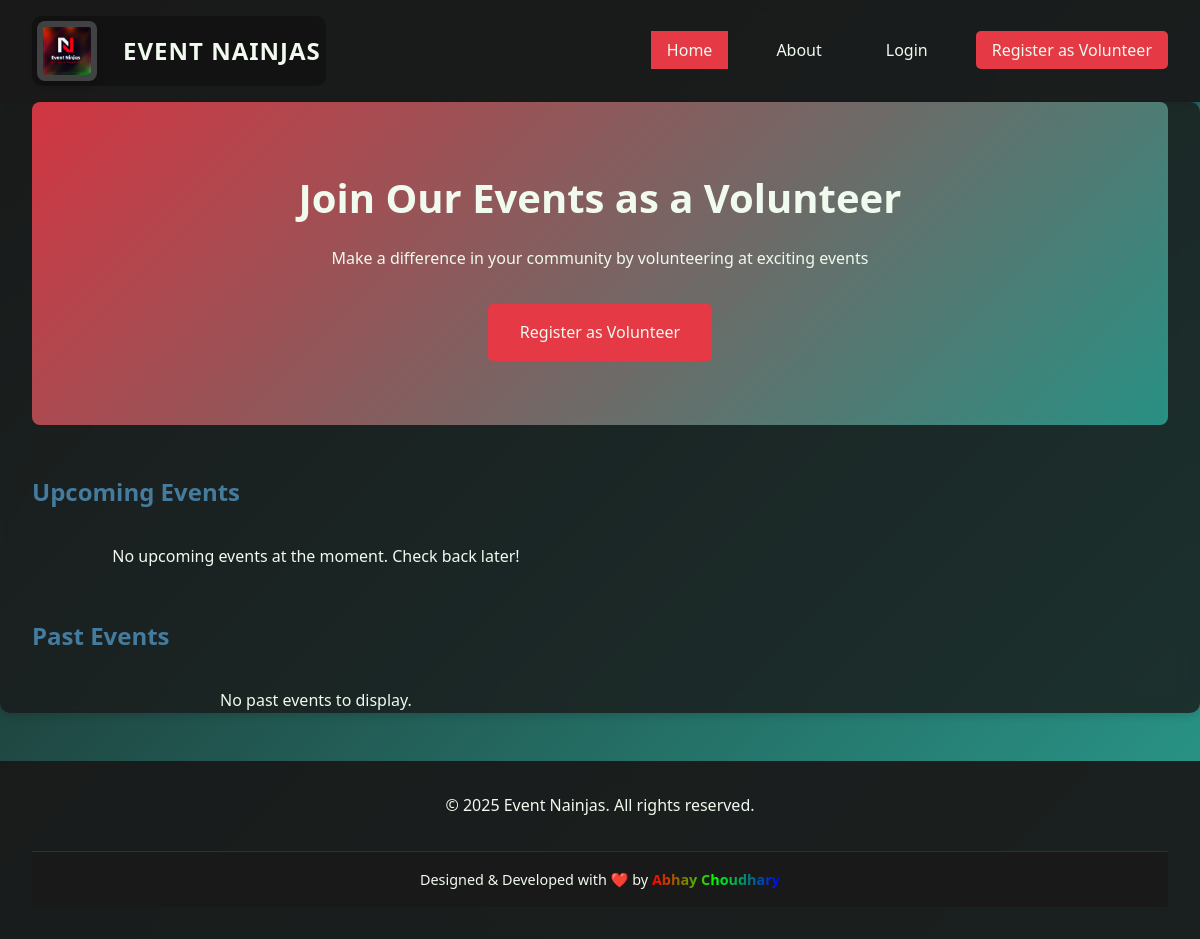
Before: / with the older database file.
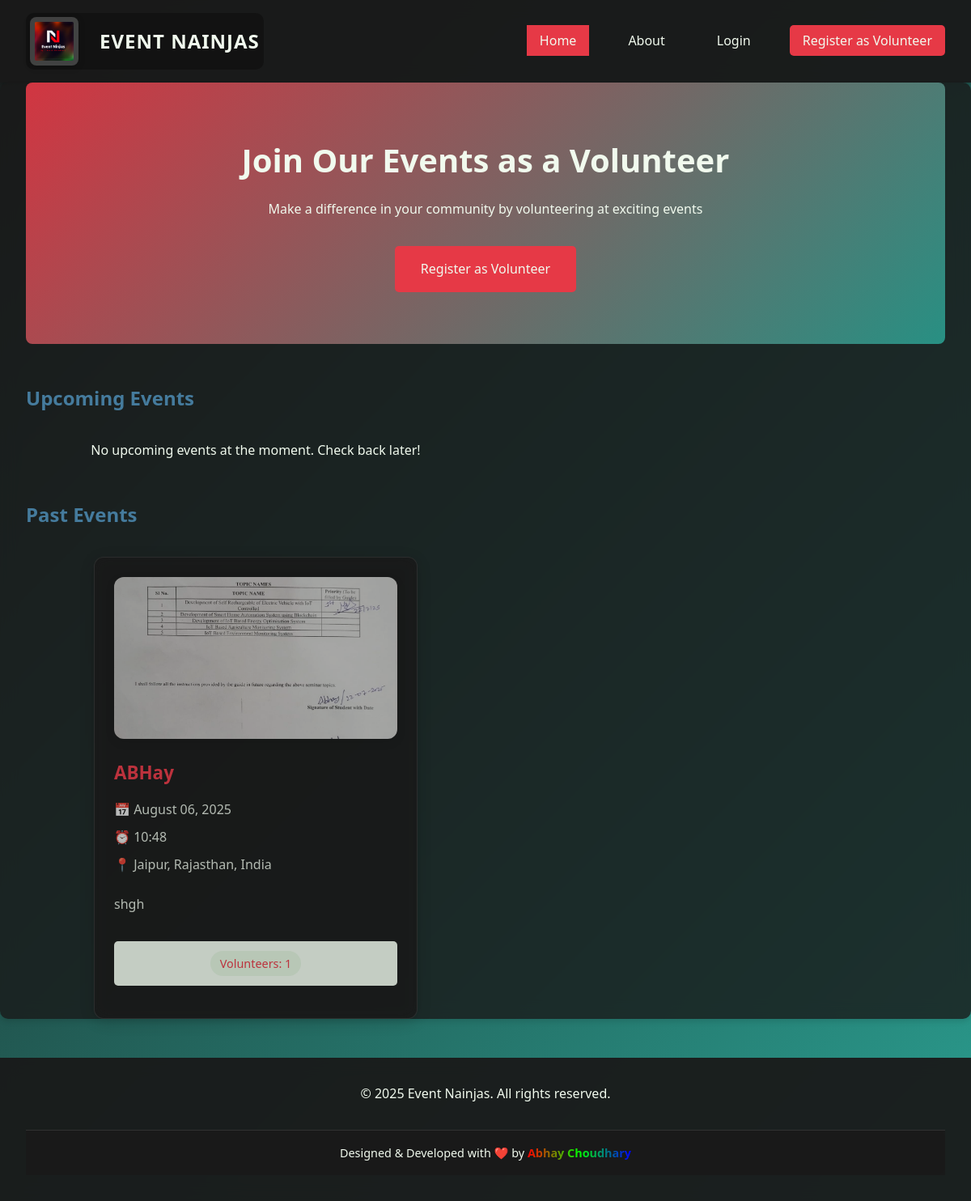
After: the same page with the newer database file.
### models.py (models this page shows)
class Event(db.Model):
    id = db.Column(db.Integer, primary_key=True)
    title = db.Column(db.String(100), nullable=False)
    description = db.Column(db.Text, nullable=False)
    date = db.Column(db.Date, nullable=False)
    time = db.Column(db.String(20), nullable=False)
    location = db.Column(db.String(200), nullable=False)
    image = db.Column(db.String(200))
    whatsapp_group_link = db.Column(db.String(200))
    created_at = db.Column(db.DateTime, default=datetime.utcnow)

### app.py (the view)
@app.route('/')
def home():
    upcoming_events = Event.query.filter(Event.date >= datetime.now().date()).order_by(Event.date).all()
    past_events = Event.query.filter(Event.date < datetime.now().date()).order_by(Event.date.desc()).all()
    return render_template('index.html',
                         upcoming_events=upcoming_events,
                         past_events=past_events)

### templates/index.html (shortened to what this page needs)
<!DOCTYPE html>
<html lang="en">
<head>
    <link rel="stylesheet" href="{{ url_for('static', filename='css/style.css') }}">
</head>
<body>
    <nav class="navbar">
        <div class="nav-brand">
            <img src="{{ url_for('static', filename='images/logo.jpg') }}" alt="Event Nainjas Logo" class="logo">
            Event Nainjas
        </div>
        <ul class="nav-links">
            <li><a href="{{ url_for('home') }}" class="active">Home</a></li>
            <li><a href="{{ url_for('about') }}">About</a></li>
            {% if current_user.is_authenticated %}
                <li><a href="{{ url_for('dashboard') }}">Dashboard</a></li>
                <li><a href="{{ url_for('logout') }}">Logout</a></li>
            {% else %}
                <li><a href="{{ url_for('login') }}">Login</a></li>
                <li><a href="{{ url_for('register') }}" class="register-btn">Register as Volunteer</a></li>
            {% endif %}
        </ul>
    </nav>
    <main class="container">
        <section class="hero">
            <h1>Join Our Events as a Volunteer</h1>
            <p>Make a difference in your community by volunteering at exciting events</p>
            {% if not current_user.is_authenticated %}
                <a href="{{ url_for('register') }}" class="cta-button">Register as Volunteer</a>
            {% endif %}
        </section>
        <section class="events">
            <h2>Upcoming Events</h2>
            <div class="event-grid">
                {% if upcoming_events %}
                    {% for event in upcoming_events %}
                    <div class="event-card">
                        {% if event.image %}
                        <div class="event-image">
                            <img src="{{ url_for('static', filename='images/events/' + event.image) }}" alt="{{ event.title }}">
                        </div>
                        {% endif %}
                        <h3>{{ event.title }}</h3>
                        <div class="event-date">📅 {{ event.date.strftime('%B %d, %Y') }}</div>
                        <div class="event-time">⏰ {{ event.time }}</div>
                        <div class="event-location">📍 {{ event.location }}</div>
                        <p class="event-description">{{ event.description }}</p>
                        {% if current_user.is_authenticated %}
                            {% if event in current_user.registered_events %}
                                <span class="registered-badge">Already Registered</span>
                            {% else %}
                                <form action="{{ url_for('register_event', event_id=event.id) }}" method="POST">
                                    <button type="submit" class="register-btn">Register as Volunteer</button>
                                </form>
                            {% endif %}
                        {% else %}
                            <a href="{{ url_for('login') }}" class="register-btn">Login to Register</a>
                        {% endif %}
                    </div>
                    {% endfor %}
                {% else %}
                    <p class="no-events">No upcoming events at the moment. Check back later!</p>
                {% endif %}
            </div>
        </section>
        <section class="events">
            <h2>Past Events</h2>
            <div class="event-grid">
                {% if past_events %}
                    {% for event in past_events %}
                    <div class="event-card past-event">
                        {% if event.image %}
                        <div class="event-image">
                            <img src="{{ url_for('static', filename='images/events/' + event.image) }}" alt="{{ event.title }}">
                        </div>
                        {% endif %}
                        <h3>{{ event.title }}</h3>
                        <div class="event-date">📅 {{ event.date.strftime('%B %d, %Y') }}</div>
                        <div class="event-time">⏰ {{ event.time }}</div>
                        <div class="event-location">📍 {{ event.location }}</div>
                        <p class="event-description">{{ event.description }}</p>
                        <div class="volunteer-info">
                            <span>Volunteers: {{ event.registered_volunteers|length }}</span>
                        </div>
                    </div>
                    {% endfor %}
                {% else %}
                    <p class="no-events">No past events to display.</p>
                {% endif %}
            </div>
        </section>
    </main>
    <footer>
        <p>&copy; 2025 Event Nainjas. All rights reserved.</p>
        <div class="developer-footer">
            <p>Designed & Developed with ❤️ by <a href="https://github.com/abhaychoudhary0211" target="_blank" class="developer-link" style="background: linear-gradient(to right, #ff0000, #00ff00, #0000ff); -webkit-background-clip: text; -webkit-text-fill-color: transparent; text-decoration: none; font-weight: bold;">Abhay Choudhary</a></p>
        </div>
    </footer>
</body>
</html>

Changed rows visible on the page:
added Event: image (picture), title "ABHay", date "August 06, 2025", time "10:48", location "Jaipur, Rajasthan, India", description "shgh", registered_volunteers|length "1"
Other visible differences:
text no longer shown: "No past events to display."
